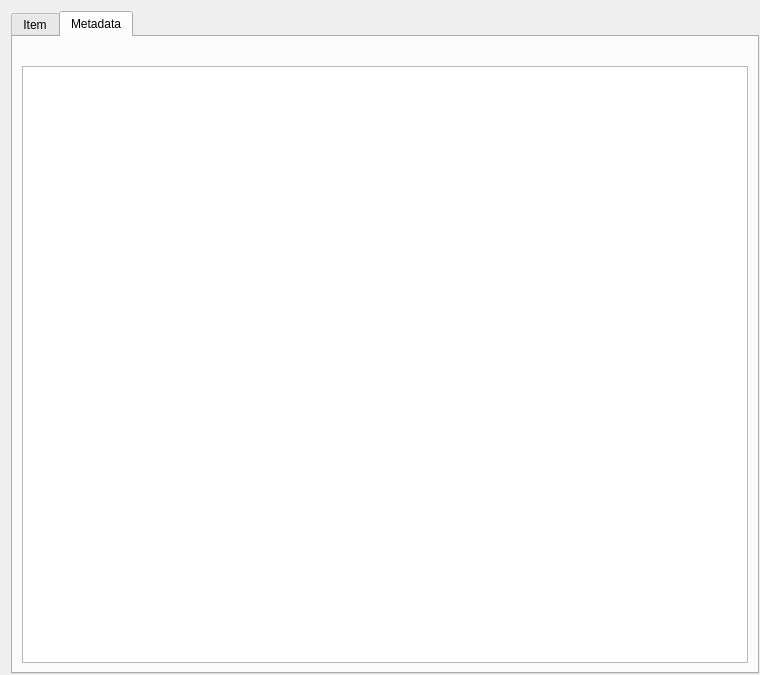
<?xml version="1.0" encoding="UTF-8"?>
<ui version="4.0">
 <class>Dialog</class>
 <widget class="QDialog" name="Dialog">
  <property name="geometry">
   <rect>
    <x>0</x>
    <y>0</y>
    <width>760</width>
    <height>675</height>
   </rect>
  </property>
  <property name="sizePolicy">
   <sizepolicy hsizetype="Preferred" vsizetype="Preferred">
    <horstretch>0</horstretch>
    <verstretch>0</verstretch>
   </sizepolicy>
  </property>
  <property name="minimumSize">
   <size>
    <width>760</width>
    <height>675</height>
   </size>
  </property>
  <property name="windowTitle">
   <string>Item</string>
  </property>
  <layout class="QVBoxLayout" name="verticalLayout_3">
   <item>
    <widget class="QTabWidget" name="tabItem">
     <property name="sizePolicy">
      <sizepolicy hsizetype="Preferred" vsizetype="Minimum">
       <horstretch>0</horstretch>
       <verstretch>0</verstretch>
      </sizepolicy>
     </property>
     <property name="minimumSize">
      <size>
       <width>748</width>
       <height>663</height>
      </size>
     </property>
     <property name="currentIndex">
      <number>1</number>
     </property>
     <widget class="QWidget" name="tabItem">
      <attribute name="title">
       <string>Item</string>
      </attribute>
      <layout class="QVBoxLayout" name="verticalLayout">
       <item>
        <widget class="QLabel" name="message_status">
         <property name="text">
          <string/>
         </property>
        </widget>
       </item>
       <item>
        <widget class="QLabel" name="item_id">
         <property name="enabled">
          <bool>true</bool>
         </property>
         <property name="text">
          <string notr="true">item_id</string>
         </property>
        </widget>
       </item>
       <item>
        <layout class="QHBoxLayout" name="horizontalLayout">
         <item>
          <widget class="QLabel" name="label">
           <property name="text">
            <string>Date time:</string>
           </property>
          </widget>
         </item>
         <item>
          <widget class="QLabel" name="date_time">
           <property name="text">
            <string notr="true">dateView</string>
           </property>
          </widget>
         </item>
         <item>
          <spacer name="horizontalSpacer">
           <property name="orientation">
            <enum>Qt::Horizontal</enum>
           </property>
           <property name="sizeHint" stdset="0">
            <size>
             <width>40</width>
             <height>20</height>
            </size>
           </property>
          </spacer>
         </item>
        </layout>
       </item>
       <item>
        <widget class="QLabel" name="thumbnail">
         <property name="text">
          <string/>
         </property>
        </widget>
       </item>
       <item>
        <spacer name="verticalSpacer_2">
         <property name="orientation">
          <enum>Qt::Vertical</enum>
         </property>
         <property name="sizeHint" stdset="0">
          <size>
           <width>20</width>
           <height>559</height>
          </size>
         </property>
        </spacer>
       </item>
      </layout>
     </widget>
     <widget class="QWidget" name="tabMetadata">
      <attribute name="title">
       <string>Metadata</string>
      </attribute>
      <layout class="QVBoxLayout" name="layoutMetadata">
       <item>
        <widget class="QLabel" name="message_clip">
         <property name="text">
          <string/>
         </property>
        </widget>
       </item>
       <item>
        <widget class="QTreeWidget" name="twMetadata">
         <property name="frameShape">
          <enum>QFrame::StyledPanel</enum>
         </property>
         <property name="frameShadow">
          <enum>QFrame::Sunken</enum>
         </property>
         <property name="lineWidth">
          <number>-1</number>
         </property>
         <property name="midLineWidth">
          <number>-1</number>
         </property>
         <property name="sizeAdjustPolicy">
          <enum>QAbstractScrollArea::AdjustIgnored</enum>
         </property>
         <property name="autoScroll">
          <bool>true</bool>
         </property>
         <property name="showDropIndicator" stdset="0">
          <bool>false</bool>
         </property>
         <property name="alternatingRowColors">
          <bool>false</bool>
         </property>
         <property name="selectionBehavior">
          <enum>QAbstractItemView::SelectItems</enum>
         </property>
         <property name="horizontalScrollMode">
          <enum>QAbstractItemView::ScrollPerItem</enum>
         </property>
         <property name="autoExpandDelay">
          <number>1</number>
         </property>
         <property name="rootIsDecorated">
          <bool>true</bool>
         </property>
         <property name="uniformRowHeights">
          <bool>false</bool>
         </property>
         <property name="itemsExpandable">
          <bool>true</bool>
         </property>
         <property name="animated">
          <bool>false</bool>
         </property>
         <property name="allColumnsShowFocus">
          <bool>false</bool>
         </property>
         <property name="headerHidden">
          <bool>false</bool>
         </property>
         <property name="columnCount">
          <number>2</number>
         </property>
         <attribute name="headerVisible">
          <bool>false</bool>
         </attribute>
         <attribute name="headerHighlightSections">
          <bool>true</bool>
         </attribute>
         <attribute name="headerStretchLastSection">
          <bool>true</bool>
         </attribute>
         <column>
          <property name="text">
           <string>Key</string>
          </property>
         </column>
         <column>
          <property name="text">
           <string>Value</string>
          </property>
         </column>
        </widget>
       </item>
      </layout>
     </widget>
    </widget>
   </item>
   <item>
    <spacer name="verticalSpacer">
     <property name="orientation">
      <enum>Qt::Vertical</enum>
     </property>
     <property name="sizeHint" stdset="0">
      <size>
       <width>20</width>
       <height>40</height>
      </size>
     </property>
    </spacer>
   </item>
  </layout>
 </widget>
 <resources/>
 <connections/>
</ui>
